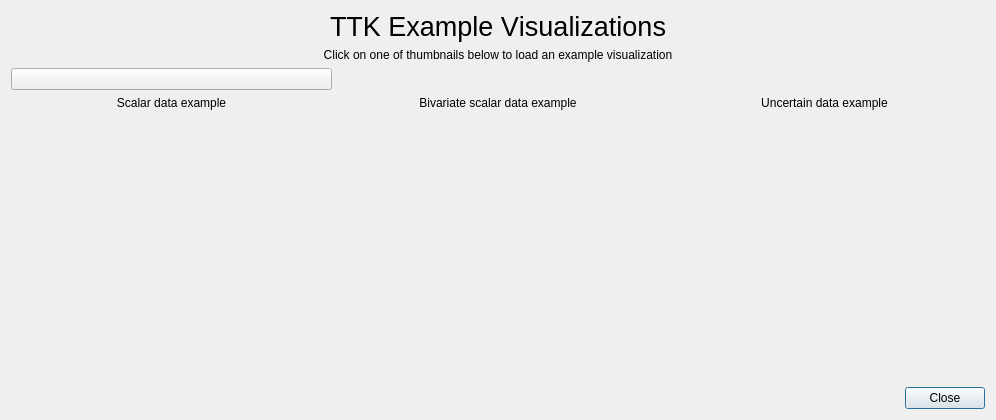
<?xml version="1.0" encoding="UTF-8"?>
<!-- SPDX-FileCopyrightText: Copyright (c) Kitware Inc. -->
<!-- SPDX-License-Identifier: BSD-3-Clause -->
<ui version="4.0">
 <class>pqExampleVisualizationsDialog</class>
 <widget class="QDialog" name="pqExampleVisualizationsDialog">
  <property name="geometry">
   <rect>
    <x>0</x>
    <y>0</y>
    <width>996</width>
    <height>420</height>
   </rect>
  </property>
  <property name="windowTitle">
   <string>ParaView Example Visualizations</string>
  </property>
  <layout class="QGridLayout" name="gridLayout">
   <item row="1" column="0" colspan="3">
    <widget class="QLabel" name="label">
     <property name="text">
      <string>&lt;html&gt;&lt;head/&gt;&lt;body&gt;&lt;p align=&quot;center&quot;&gt;Click on one of thumbnails below to load an example visualization&lt;/p&gt;&lt;/body&gt;&lt;/html&gt;</string>
     </property>
    </widget>
   </item>
   <item row="0" column="0" colspan="3">
    <widget class="QLabel" name="titleLabel">
     <property name="font">
      <font>
       <pointsize>20</pointsize>
       <italic>false</italic>
       <strikeout>false</strikeout>
       <kerning>false</kerning>
      </font>
     </property>
     <property name="text">
      <string>TTK Example Visualizations</string>
     </property>
     <property name="alignment">
      <set>Qt::AlignCenter</set>
     </property>
    </widget>
   </item>
   <item row="3" column="0">
    <widget class="QLabel" name="Example1Description">
     <property name="text">
      <string>Scalar data example</string>
     </property>
     <property name="alignment">
      <set>Qt::AlignHCenter|Qt::AlignTop</set>
     </property>
     <property name="wordWrap">
      <bool>true</bool>
     </property>
    </widget>
   </item>
   <item row="8" column="0" colspan="3">
    <widget class="QDialogButtonBox" name="buttonBox">
     <property name="orientation">
      <enum>Qt::Horizontal</enum>
     </property>
     <property name="standardButtons">
      <set>QDialogButtonBox::Close</set>
     </property>
    </widget>
   </item>
   <item row="3" column="1">
    <widget class="QLabel" name="Example2Description">
     <property name="text">
      <string>Bivariate scalar data example</string>
     </property>
     <property name="alignment">
      <set>Qt::AlignHCenter|Qt::AlignTop</set>
     </property>
     <property name="wordWrap">
      <bool>true</bool>
     </property>
    </widget>
   </item>
   <item row="3" column="2">
    <widget class="QLabel" name="Example3Description">
     <property name="text">
      <string>Uncertain data example</string>
     </property>
     <property name="alignment">
       <set>Qt::AlignHCenter|Qt::AlignTop</set>
     </property>
     <property name="wordWrap">
      <bool>true</bool>
     </property>
    </widget>
   </item>
   <item row="2" column="0">
    <widget class="QPushButton" name="Example1Button">
     <property name="text">
      <string/>
     </property>
     <property name="icon">
      <iconset>
        <normalon>:/pqApplicationComponents/Thumbnails/Example1.png</normalon>
      </iconset>
     </property>
     <property name="iconSize">
      <size>
       <width>300</width>
       <height>225</height>
      </size>
     </property>
    </widget>
   </item>
   <item row="2" column="1">
    <widget class="QPushButton" name="Example2Button">
     <property name="text">
      <string/>
     </property>
     <property name="icon">
      <iconset>
       <normalon>:/pqApplicationComponents/Thumbnails/Example2.png</normalon>
      </iconset>
     </property>
     <property name="iconSize">
      <size>
       <width>300</width>
       <height>225</height>
      </size>
     </property>
     <property name="flat">
      <bool>true</bool>
     </property>
    </widget>
   </item>
   <item row="2" column="2">
    <widget class="QPushButton" name="Example3Button">
     <property name="text">
      <string/>
     </property>
     <property name="icon">
      <iconset >
       <normalon>:/pqApplicationComponents/Thumbnails/Example3.png</normalon>
      </iconset>
     </property>
     <property name="iconSize">
      <size>
       <width>300</width>
       <height>225</height>
      </size>
     </property>
     <property name="flat">
      <bool>true</bool>
     </property>
    </widget>
   </item>
   <item row="6" column="0">
    <spacer name="verticalSpacer">
     <property name="orientation">
      <enum>Qt::Vertical</enum>
     </property>
     <property name="sizeHint" stdset="0">
      <size>
       <width>20</width>
       <height>40</height>
      </size>
     </property>
    </spacer>
   </item>
  </layout>
 </widget>
 <tabstops>
  <tabstop>Example1Button</tabstop>
  <tabstop>Example2Button</tabstop>
  <tabstop>Example3Button</tabstop>
  <tabstop>buttonBox</tabstop>
 </tabstops>
 <resources>
  <include location="../pqApplicationComponents.qrc"/>
 </resources>
 <connections>
  <connection>
   <sender>buttonBox</sender>
   <signal>accepted()</signal>
   <receiver>pqExampleVisualizationsDialog</receiver>
   <slot>accept()</slot>
   <hints>
    <hint type="sourcelabel">
     <x>500</x>
     <y>348</y>
    </hint>
    <hint type="destinationlabel">
     <x>500</x>
     <y>185</y>
    </hint>
   </hints>
  </connection>
  <connection>
   <sender>buttonBox</sender>
   <signal>rejected()</signal>
   <receiver>pqExampleVisualizationsDialog</receiver>
   <slot>reject()</slot>
   <hints>
    <hint type="sourcelabel">
     <x>500</x>
     <y>348</y>
    </hint>
    <hint type="destinationlabel">
     <x>500</x>
     <y>185</y>
    </hint>
   </hints>
  </connection>
 </connections>
</ui>
